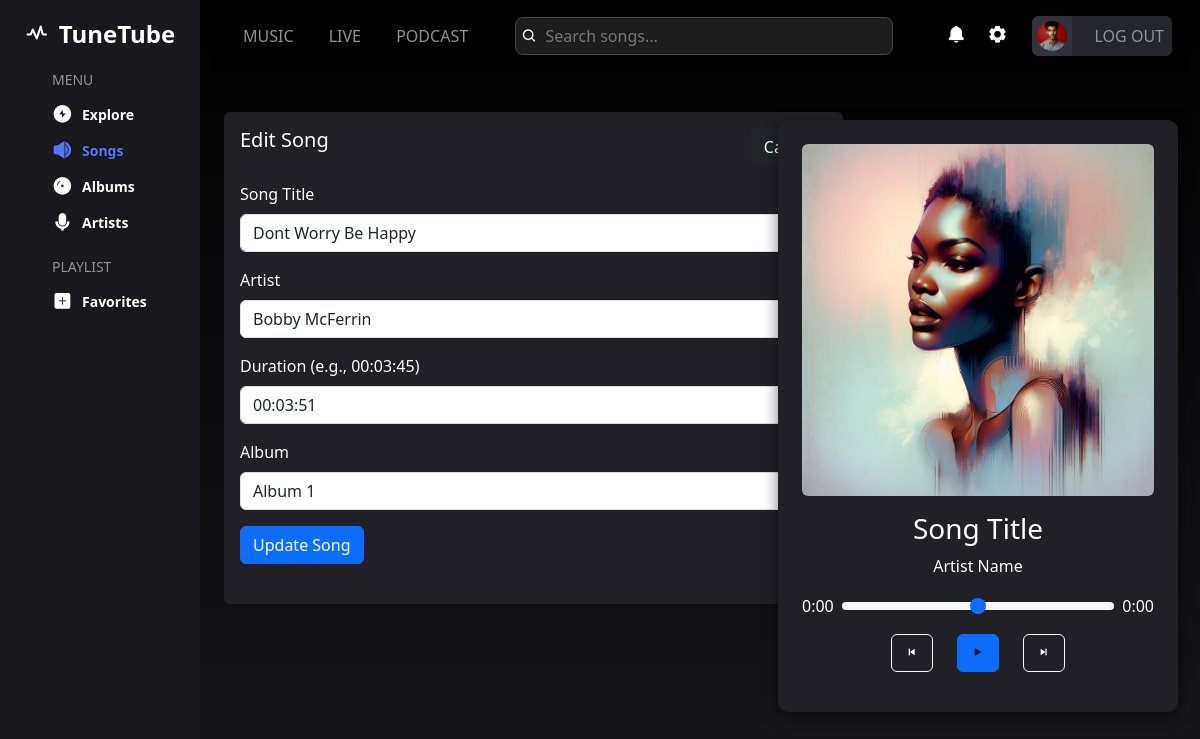
The app's page /songs-edit.php?id=3 (signed in) with its own data.
### tables this page shows
CREATE TABLE `songs` (
  `SongID` int(100) NOT NULL,
  `Title` varchar(200) NOT NULL,
  `Duration` time DEFAULT NULL,
  `FilePath` varchar(200) NOT NULL,
  `AlbumID` int(100) DEFAULT NULL,
  `ArtistID` int(100) DEFAULT NULL
);

CREATE TABLE `artists` (
  `ArtistID` int(100) NOT NULL,
  `Name` varchar(200) NOT NULL,
  `Genre` varchar(100) DEFAULT NULL
);

CREATE TABLE `albums` (
  `AlbumID` int(100) NOT NULL,
  `Title` varchar(200) NOT NULL,
  `ReleaseDate` date DEFAULT NULL,
  `ArtistID` int(100) NOT NULL
);

### songs-edit.php (the view, shortened to what this page needs)
<?php
include('security.php');
include('includes/header.php');
if (isset($_GET['id'])) {
    $songID = (int)$_GET['id'];
    $songResult = $connection->query("SELECT * FROM songs WHERE SongID = $songID");
    if ($songResult->num_rows > 0) {
        $song = $songResult->fetch_assoc();
    } else {
        die("<div class='alert alert-danger'>Song not found.</div>");
    }
    $artists = $connection->query("SELECT * FROM artists");
    $albums = $connection->query("SELECT * FROM albums");
} else {
    die("<div class='alert alert-danger'>Invalid song ID.</div>");
}
?>
<div class="container-fluid">
    <div class="row">
        <?php include 'includes/sidebar-songs.php'; ?>
        <div class="col-md-10 position-relative">
            <?php include 'includes/topbar.php'; ?>
            <main class="row">
                <section class="col-md-8 p-4">
                    <div class="music-list-container p-3 mt-3 text-white rounded">
                        <div class="header d-flex justify-content-between mb-3">
                            <h5>Edit Song</h5>
                            <a href="javascript:history.back()" class="btn btn-dark">Cancel</a>
                        </div>
                        <form action="database/edit-song.php" method="POST" enctype="multipart/form-data" class="mb-4">
                            <div class="mb-3">
                                <label for="songTitle" class="form-label">Song Title</label>
                                <input type="text" name="songTitle" id="songTitle" class="form-control" value="<?php echo htmlspecialchars($song['Title']); ?>" required>
                            </div>
                            <div class="mb-3">
                                <label for="artistId" class="form-label">Artist</label>
                                <select name="artistId" id="artistId" class="form-select" required>
                                    <?php while ($row = $artists->fetch_assoc()): ?>
                                        <option value="<?php echo $row['ArtistID']; ?>" <?php echo ($row['ArtistID'] == $song['ArtistID']) ? 'selected' : ''; ?>>
                                            <?php echo htmlspecialchars($row['Name']); ?>
                                        </option>
                                    <?php endwhile; ?>
                                </select>
                            </div>
                            <div class="mb-3">
                                <label for="duration" class="form-label">Duration (e.g., 00:03:45)</label>
                                <input type="text" name="duration" id="duration" class="form-control" value="<?php echo htmlspecialchars($song['Duration']); ?>" required>
                            </div>
                            <div class="mb-3">
                                <label for="albumId" class="form-label">Album</label>
                                <select name="albumId" id="albumId" class="form-select" required>
                                    <?php while ($row = $albums->fetch_assoc()): ?>
                                        <option value="<?php echo $row['AlbumID']; ?>" <?php echo ($row['AlbumID'] == $song['AlbumID']) ? 'selected' : ''; ?>>
                                            <?php echo htmlspecialchars($row['Title']); ?>
                                        </option>
                                    <?php endwhile; ?>
                                </select>
                            </div>
                            <button type="submit" class="btn btn-primary">Update Song</button>
                        </form>
                    </div>
                </section>
            </main>
            <?php include 'includes/audioplayer.php'; ?>
        </div>
    </div>
</div>

### admin/css/style.css (style rules this page uses)
body { background: linear-gradient(#000000, #18181d); color: #ffffff; }
.music-list-container { background-color: #202026; }

### admin/css/dashboard.css (style rules this page uses)
body { color: #fff; background-color: #121212; }

### records on screen
songs: songTitle "Dont Worry Be Happy", artistId "Bobby McFerrin", duration "00:03:51", albumId "Album 1"
